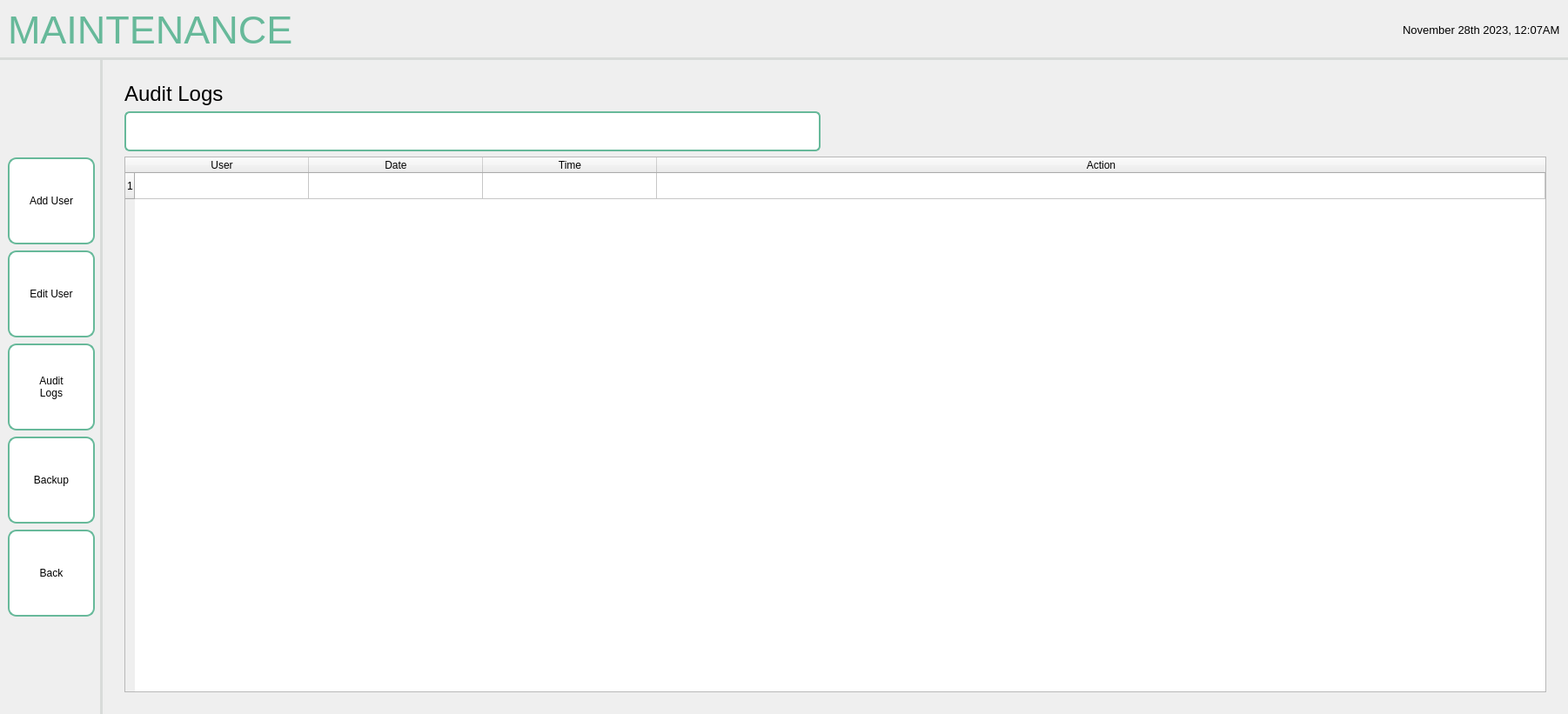
<?xml version="1.0" encoding="UTF-8"?>
<ui version="4.0">
 <class>MainWindow</class>
 <widget class="QMainWindow" name="MainWindow">
  <property name="geometry">
   <rect>
    <x>0</x>
    <y>0</y>
    <width>1802</width>
    <height>821</height>
   </rect>
  </property>
  <property name="windowTitle">
   <string>MainWindow</string>
  </property>
  <widget class="QWidget" name="centralwidget">
   <layout class="QHBoxLayout" name="horizontalLayout">
    <property name="spacing">
     <number>0</number>
    </property>
    <property name="leftMargin">
     <number>0</number>
    </property>
    <property name="topMargin">
     <number>0</number>
    </property>
    <property name="rightMargin">
     <number>0</number>
    </property>
    <property name="bottomMargin">
     <number>0</number>
    </property>
    <item>
     <widget class="QFrame" name="frame">
      <property name="sizePolicy">
       <sizepolicy hsizetype="Preferred" vsizetype="Preferred">
        <horstretch>0</horstretch>
        <verstretch>0</verstretch>
       </sizepolicy>
      </property>
      <property name="frameShape">
       <enum>QFrame::NoFrame</enum>
      </property>
      <property name="frameShadow">
       <enum>QFrame::Plain</enum>
      </property>
      <layout class="QGridLayout" name="gridLayout">
       <property name="leftMargin">
        <number>0</number>
       </property>
       <property name="topMargin">
        <number>0</number>
       </property>
       <property name="rightMargin">
        <number>0</number>
       </property>
       <property name="bottomMargin">
        <number>0</number>
       </property>
       <property name="spacing">
        <number>0</number>
       </property>
       <item row="1" column="0">
        <widget class="QWidget" name="navbar" native="true">
         <property name="sizePolicy">
          <sizepolicy hsizetype="Fixed" vsizetype="Preferred">
           <horstretch>0</horstretch>
           <verstretch>0</verstretch>
          </sizepolicy>
         </property>
         <property name="styleSheet">
          <string notr="true">QWidget {
    border-right: 3px solid #D8DBD9;
}
</string>
         </property>
         <layout class="QVBoxLayout" name="verticalLayout_2">
          <property name="spacing">
           <number>7</number>
          </property>
          <item>
           <spacer name="verticalSpacer">
            <property name="orientation">
             <enum>Qt::Vertical</enum>
            </property>
            <property name="sizeHint" stdset="0">
             <size>
              <width>20</width>
              <height>40</height>
             </size>
            </property>
           </spacer>
          </item>
          <item>
           <widget class="QPushButton" name="adduserBTN">
            <property name="minimumSize">
             <size>
              <width>100</width>
              <height>100</height>
             </size>
            </property>
            <property name="maximumSize">
             <size>
              <width>100</width>
              <height>100</height>
             </size>
            </property>
            <property name="styleSheet">
             <string notr="true">QPushButton {
    background-color: white;
    border: 2px solid #67B99A;
    color: black;
    padding: 8px 16px;
    border-radius: 10px;
}

QPushButton:hover {
    border: 2px solid #4D926D;
}

QPushButton:pressed {
	background-color: #F0F0F0;
	border: 2px solid #265C42;
}</string>
            </property>
            <property name="text">
             <string>Add User</string>
            </property>
           </widget>
          </item>
          <item>
           <widget class="QPushButton" name="editBTN">
            <property name="minimumSize">
             <size>
              <width>100</width>
              <height>100</height>
             </size>
            </property>
            <property name="maximumSize">
             <size>
              <width>100</width>
              <height>100</height>
             </size>
            </property>
            <property name="styleSheet">
             <string notr="true">QPushButton {
    background-color: white;
    border: 2px solid #67B99A;
    color: black;
    padding: 8px 16px;
    border-radius: 10px;
}

QPushButton:hover {
    border: 2px solid #4D926D;
}

QPushButton:pressed {
	background-color: #F0F0F0;
	border: 2px solid #265C42;
}</string>
            </property>
            <property name="text">
             <string>Edit User</string>
            </property>
           </widget>
          </item>
          <item>
           <widget class="QPushButton" name="pushButton">
            <property name="minimumSize">
             <size>
              <width>100</width>
              <height>100</height>
             </size>
            </property>
            <property name="maximumSize">
             <size>
              <width>100</width>
              <height>100</height>
             </size>
            </property>
            <property name="styleSheet">
             <string notr="true">QPushButton {
    background-color: white;
    border: 2px solid #67B99A;
    color: black;
    padding: 8px 16px;
    border-radius: 10px;
}

QPushButton:hover {
    border: 2px solid #4D926D;
}

QPushButton:pressed {
	background-color: #F0F0F0;
	border: 2px solid #265C42;
}</string>
            </property>
            <property name="text">
             <string>Audit
Logs</string>
            </property>
           </widget>
          </item>
          <item>
           <widget class="QPushButton" name="backupBTN">
            <property name="minimumSize">
             <size>
              <width>100</width>
              <height>100</height>
             </size>
            </property>
            <property name="maximumSize">
             <size>
              <width>100</width>
              <height>100</height>
             </size>
            </property>
            <property name="styleSheet">
             <string notr="true">QPushButton {
    background-color: white;
    border: 2px solid #67B99A;
    color: black;
    padding: 8px 16px;
    border-radius: 10px;
}

QPushButton:hover {
    border: 2px solid #4D926D;
}

QPushButton:pressed {
	background-color: #F0F0F0;
	border: 2px solid #265C42;
}</string>
            </property>
            <property name="text">
             <string>Backup</string>
            </property>
           </widget>
          </item>
          <item>
           <widget class="QPushButton" name="backBTN">
            <property name="sizePolicy">
             <sizepolicy hsizetype="Fixed" vsizetype="Fixed">
              <horstretch>0</horstretch>
              <verstretch>0</verstretch>
             </sizepolicy>
            </property>
            <property name="minimumSize">
             <size>
              <width>100</width>
              <height>100</height>
             </size>
            </property>
            <property name="maximumSize">
             <size>
              <width>100</width>
              <height>100</height>
             </size>
            </property>
            <property name="font">
             <font>
              <pointsize>9</pointsize>
             </font>
            </property>
            <property name="styleSheet">
             <string notr="true">QPushButton {
    background-color: white;
    border: 2px solid #67B99A;
    color: black;
    padding: 8px 16px;
    border-radius: 10px;
}

QPushButton:hover {
    border: 2px solid #4D926D;
}

QPushButton:pressed {
	background-color: #F0F0F0;
	border: 2px solid #265C42;
}</string>
            </property>
            <property name="text">
             <string>Back</string>
            </property>
            <property name="autoRepeat">
             <bool>false</bool>
            </property>
           </widget>
          </item>
          <item>
           <spacer name="verticalSpacer_3">
            <property name="orientation">
             <enum>Qt::Vertical</enum>
            </property>
            <property name="sizeHint" stdset="0">
             <size>
              <width>20</width>
              <height>40</height>
             </size>
            </property>
           </spacer>
          </item>
         </layout>
        </widget>
       </item>
       <item row="0" column="0" colspan="2">
        <widget class="QWidget" name="header" native="true">
         <property name="styleSheet">
          <string notr="true">QWidget {
    border-bottom: 3px solid #D8DBD9; 
}
</string>
         </property>
         <layout class="QHBoxLayout" name="horizontalLayout_2">
          <item>
           <widget class="QLabel" name="label">
            <property name="font">
             <font>
              <pointsize>-1</pointsize>
             </font>
            </property>
            <property name="layoutDirection">
             <enum>Qt::LeftToRight</enum>
            </property>
            <property name="styleSheet">
             <string notr="true">QLabel {
    color: #67B99A;
    font-size: 45px;
}</string>
            </property>
            <property name="text">
             <string>MAINTENANCE</string>
            </property>
            <property name="scaledContents">
             <bool>false</bool>
            </property>
           </widget>
          </item>
          <item>
           <spacer name="horizontalSpacer">
            <property name="orientation">
             <enum>Qt::Horizontal</enum>
            </property>
            <property name="sizeHint" stdset="0">
             <size>
              <width>40</width>
              <height>20</height>
             </size>
            </property>
           </spacer>
          </item>
          <item>
           <widget class="QLabel" name="dateDISPLAY">
            <property name="font">
             <font>
              <pointsize>10</pointsize>
             </font>
            </property>
            <property name="styleSheet">
             <string notr="true">QLabel {
    color: black;
}</string>
            </property>
            <property name="text">
             <string>November 28th 2023, 12:07AM</string>
            </property>
           </widget>
          </item>
         </layout>
        </widget>
       </item>
       <item row="1" column="1">
        <widget class="QWidget" name="Content" native="true">
         <layout class="QVBoxLayout" name="verticalLayout">
          <property name="leftMargin">
           <number>25</number>
          </property>
          <property name="topMargin">
           <number>25</number>
          </property>
          <property name="rightMargin">
           <number>25</number>
          </property>
          <property name="bottomMargin">
           <number>25</number>
          </property>
          <item>
           <widget class="QLabel" name="searchLBL">
            <property name="font">
             <font>
              <pointsize>18</pointsize>
             </font>
            </property>
            <property name="text">
             <string>Audit Logs</string>
            </property>
           </widget>
          </item>
          <item>
           <widget class="QLineEdit" name="searchFIELD">
            <property name="sizePolicy">
             <sizepolicy hsizetype="Fixed" vsizetype="Fixed">
              <horstretch>0</horstretch>
              <verstretch>0</verstretch>
             </sizepolicy>
            </property>
            <property name="minimumSize">
             <size>
              <width>800</width>
              <height>46</height>
             </size>
            </property>
            <property name="maximumSize">
             <size>
              <width>800</width>
              <height>46</height>
             </size>
            </property>
            <property name="styleSheet">
             <string notr="true">QLineEdit {
    padding: 5px;
    border: 2px solid #67B99A;
    border-radius: 6px;
    background-color: #FFFFFF;
    selection-background-color: darkgray;
}</string>
            </property>
           </widget>
          </item>
          <item>
           <widget class="QTableWidget" name="logTABLE">
            <property name="sizePolicy">
             <sizepolicy hsizetype="Expanding" vsizetype="Expanding">
              <horstretch>0</horstretch>
              <verstretch>0</verstretch>
             </sizepolicy>
            </property>
            <property name="minimumSize">
             <size>
              <width>0</width>
              <height>0</height>
             </size>
            </property>
            <property name="maximumSize">
             <size>
              <width>16777215</width>
              <height>16777215</height>
             </size>
            </property>
            <attribute name="horizontalHeaderDefaultSectionSize">
             <number>200</number>
            </attribute>
            <attribute name="horizontalHeaderStretchLastSection">
             <bool>true</bool>
            </attribute>
            <row/>
            <column>
             <property name="text">
              <string>User</string>
             </property>
            </column>
            <column>
             <property name="text">
              <string>Date</string>
             </property>
            </column>
            <column>
             <property name="text">
              <string>Time</string>
             </property>
            </column>
            <column>
             <property name="text">
              <string>Action</string>
             </property>
            </column>
            <item row="0" column="1">
             <property name="text">
              <string/>
             </property>
            </item>
           </widget>
          </item>
         </layout>
        </widget>
       </item>
      </layout>
     </widget>
    </item>
   </layout>
  </widget>
 </widget>
 <resources/>
 <connections/>
</ui>
